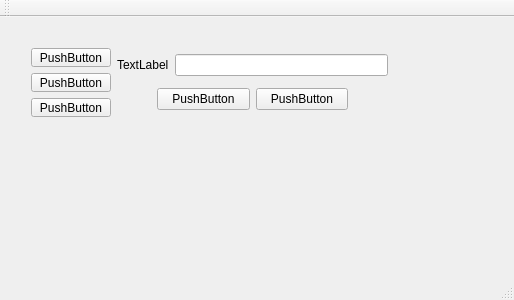
<?xml version="1.0" encoding="UTF-8"?>
<ui version="4.0">
 <class>MainWindow</class>
 <widget class="QMainWindow" name="MainWindow">
  <property name="geometry">
   <rect>
    <x>0</x>
    <y>0</y>
    <width>514</width>
    <height>300</height>
   </rect>
  </property>
  <property name="windowTitle">
   <string>MainWindow</string>
  </property>
  <widget class="QWidget" name="centralWidget">
   <widget class="QWidget" name="">
    <property name="geometry">
     <rect>
      <x>20</x>
      <y>20</y>
      <width>379</width>
      <height>91</height>
     </rect>
    </property>
    <layout class="QHBoxLayout" name="horizontalLayout_3">
     <item>
      <layout class="QVBoxLayout" name="verticalLayout_2">
       <item>
        <widget class="QPushButton" name="pushButton_3">
         <property name="text">
          <string>PushButton</string>
         </property>
        </widget>
       </item>
       <item>
        <widget class="QPushButton" name="pushButton_4">
         <property name="text">
          <string>PushButton</string>
         </property>
        </widget>
       </item>
       <item>
        <widget class="QPushButton" name="pushButton_5">
         <property name="text">
          <string>PushButton</string>
         </property>
        </widget>
       </item>
      </layout>
     </item>
     <item>
      <layout class="QVBoxLayout" name="verticalLayout">
       <item>
        <layout class="QHBoxLayout" name="horizontalLayout">
         <item>
          <widget class="QLabel" name="label">
           <property name="text">
            <string>TextLabel</string>
           </property>
           <property name="buddy">
            <cstring>lineEdit</cstring>
           </property>
          </widget>
         </item>
         <item>
          <widget class="QLineEdit" name="lineEdit"/>
         </item>
        </layout>
       </item>
       <item>
        <layout class="QHBoxLayout" name="horizontalLayout_2">
         <item>
          <spacer name="horizontalSpacer">
           <property name="orientation">
            <enum>Qt::Horizontal</enum>
           </property>
           <property name="sizeType">
            <enum>QSizePolicy::Maximum</enum>
           </property>
           <property name="sizeHint" stdset="0">
            <size>
             <width>40</width>
             <height>20</height>
            </size>
           </property>
          </spacer>
         </item>
         <item>
          <widget class="QPushButton" name="pushButton">
           <property name="text">
            <string>PushButton</string>
           </property>
          </widget>
         </item>
         <item>
          <widget class="QPushButton" name="pushButton_2">
           <property name="text">
            <string>PushButton</string>
           </property>
          </widget>
         </item>
         <item>
          <spacer name="horizontalSpacer_2">
           <property name="orientation">
            <enum>Qt::Horizontal</enum>
           </property>
           <property name="sizeType">
            <enum>QSizePolicy::Preferred</enum>
           </property>
           <property name="sizeHint" stdset="0">
            <size>
             <width>40</width>
             <height>20</height>
            </size>
           </property>
          </spacer>
         </item>
        </layout>
       </item>
      </layout>
     </item>
    </layout>
   </widget>
  </widget>
  <widget class="QMenuBar" name="menuBar">
   <property name="geometry">
    <rect>
     <x>0</x>
     <y>0</y>
     <width>514</width>
     <height>22</height>
    </rect>
   </property>
  </widget>
  <widget class="QToolBar" name="mainToolBar">
   <attribute name="toolBarArea">
    <enum>TopToolBarArea</enum>
   </attribute>
   <attribute name="toolBarBreak">
    <bool>false</bool>
   </attribute>
  </widget>
  <widget class="QStatusBar" name="statusBar"/>
 </widget>
 <layoutdefault spacing="6" margin="11"/>
 <resources/>
 <connections/>
</ui>
